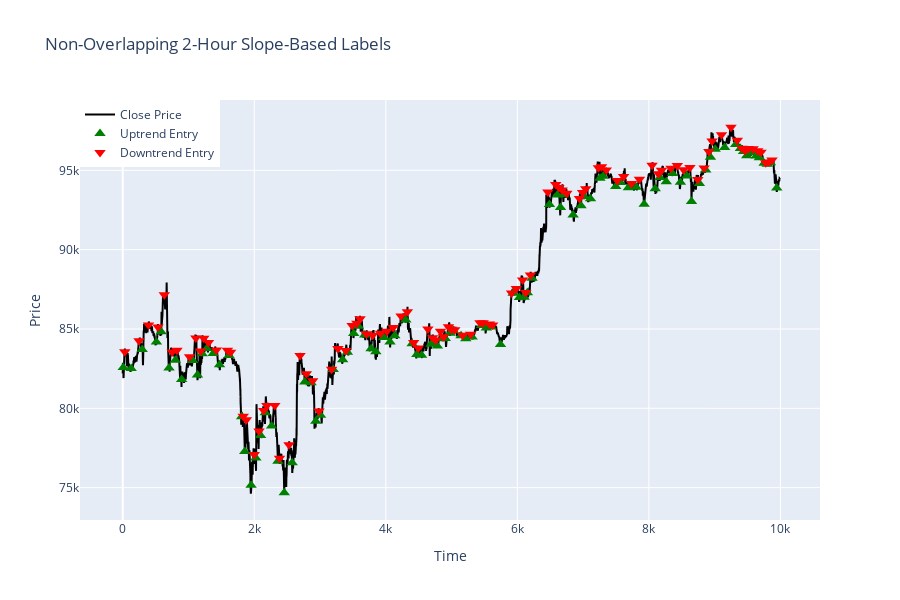

Notebook cell for this chart:
### Code cell
# Extract labeled entries for plotting
up = df[df['label_filtered'] == 1]
down = df[df['label_filtered'] == -1]

# Plot interactively
fig = go.Figure()

# Price line
fig.add_trace(go.Scatter(
    x=df.index, y=df['close'],
    mode='lines', name='Close Price', line=dict(color='black')
))

# Uptrend markers
fig.add_trace(go.Scatter(
    x=up.index, y=up['close'],
    mode='markers', name='Uptrend Entry',
    marker=dict(symbol='triangle-up', size=10, color='green')
))

# Downtrend markers
fig.add_trace(go.Scatter(
    x=down.index, y=down['close'],
    mode='markers', name='Downtrend Entry',
    marker=dict(symbol='triangle-down', size=10, color='red')
))

fig.update_layout(
    title="Non-Overlapping 2-Hour Slope-Based Labels",
    xaxis_title="Time",
    yaxis_title="Price",
    height=600,
    legend=dict(x=0, y=1)
)

fig.show()
